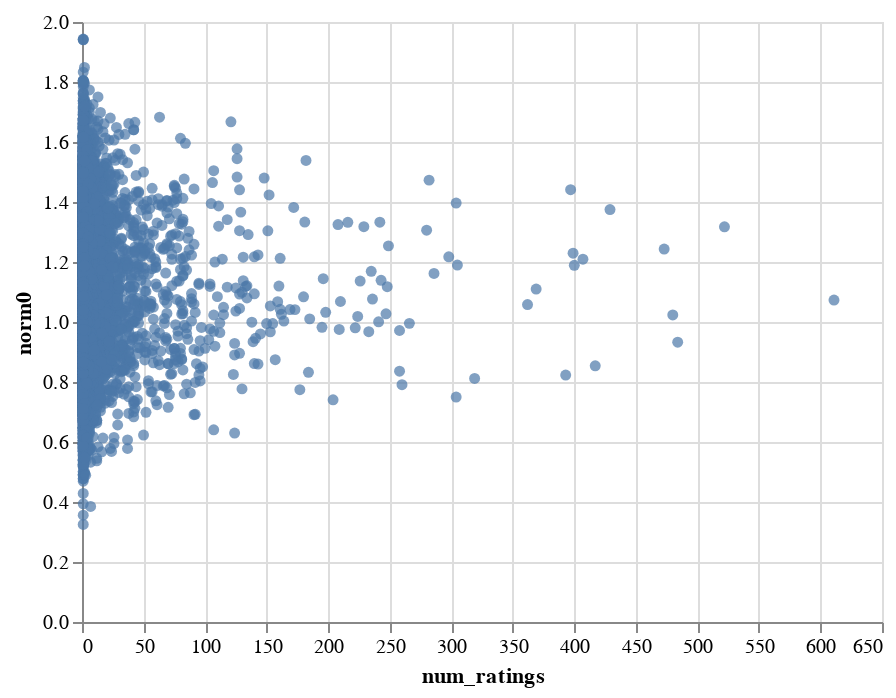

The code cell stored with this chart in its notebook:
### Markdown cell above
As mentioned before, each time the model is trained the recommendations differe slightly. We can see Duran Duran was recommended to the user, though we can exclude items that are already rated. Pierce the Veil and The Tears are both rock bands. Tricky is a producer/rapper. These recommendations seem good, but a previous run of the model saw better results.

The previous top dot product recommendations:
+ My Dying Bride is an English doom metal band.
+ Rivulets is Indie folk

The previous top cosine recommendations:
+ Oh, Sleeper is an American metalcore band
+ Nookicky Japanese visual kei rock band

So it would seem that these recommendations seem quite relevant to the user who enjoys metal and punk music.

Now we will take a quick look at the norm of the artist embeddings. It can be seen below that among artists with few ratings there is a large difference in norms. Some are random initialised highly and are not updated frequently as there are few ratings against that artist. 

On the other hand, it can be seen that the artists with more ratings seem to converge towards a norm of 1.

This issue with high norms will be addressed soon when we introduce regularisation.

### Code cell
item_embedding_norm(ratings_table, matrix_fac)

### Figure 1 — Vega-Lite specification as saved in the notebook (floating-point values rounded to 4 significant figures; data arrays with more than 128 entries replaced by an {"elided": "..."} marker saying what was removed)
{"config": {"view": {"continuousWidth": 400, "continuousHeight": 300}}, "hconcat": [{"layer": [{"mark": "circle", "encoding": {"color": {"condition": {"value": "#4c78a8", "selection": "selector007"}, "value": "lightgray"}, "x": {"field": "num_ratings", "type": "quantitative"}, "y": {"field": "norm0", "type": "quantitative"}}, "selection": {"selector008": {"type": "single", "encodings": ["x", "y"], "on": "mouseover", "nearest": true, "empty": "none"}, "selector007": {"type": "interval"}}}, {"mark": {"type": "text", "align": "center", "dx": 5, "dy": -5}, "encoding": {"text": {"condition": {"field": "name", "type": "nominal", "selection": "selector008"}, "value": ""}, "x": {"field": "num_ratings", "type": "quantitative"}, "y": {"field": "norm0", "type": "quantitative"}}}]}], "data": {"name": "data-5862dc052a4d59c49cf4b1e9283970c5"}, "$schema": "https://vega.github.io/schema/vega-lite/v4.17.0.json", "datasets": {"data-5862dc052a4d59c49cf4b1e9283970c5": {"elided": "17632 records"}}}
